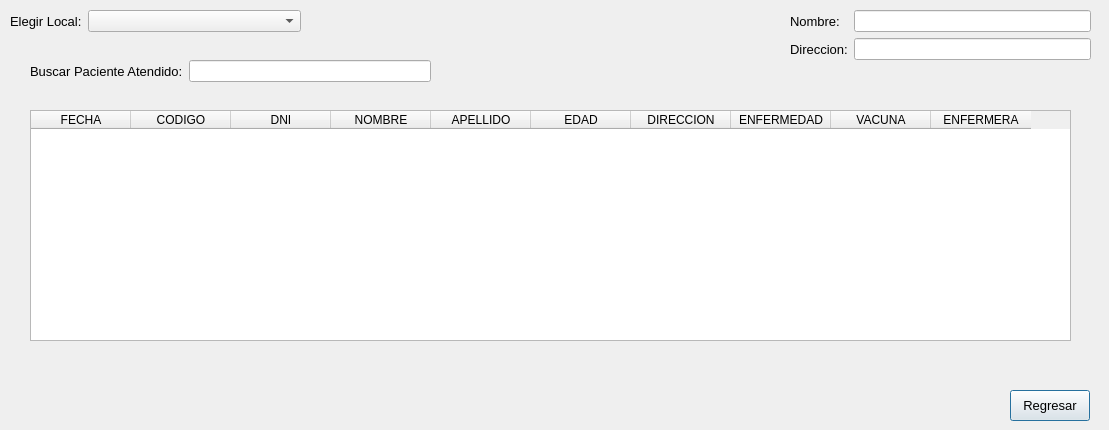
<?xml version="1.0" encoding="UTF-8"?>
<ui version="4.0">
 <class>gestionarAtendidos</class>
 <widget class="QDialog" name="gestionarAtendidos">
  <property name="geometry">
   <rect>
    <x>0</x>
    <y>0</y>
    <width>1109</width>
    <height>430</height>
   </rect>
  </property>
  <property name="windowTitle">
   <string>Reporte de Atendidos</string>
  </property>
  <widget class="QPushButton" name="regresarCmd">
   <property name="geometry">
    <rect>
     <x>1010</x>
     <y>390</y>
     <width>80</width>
     <height>31</height>
    </rect>
   </property>
   <property name="font">
    <font>
     <pointsize>10</pointsize>
    </font>
   </property>
   <property name="text">
    <string>Regresar</string>
   </property>
  </widget>
  <widget class="QTableWidget" name="listaAtendidosTwidget">
   <property name="geometry">
    <rect>
     <x>30</x>
     <y>110</y>
     <width>1041</width>
     <height>231</height>
    </rect>
   </property>
   <column>
    <property name="text">
     <string>FECHA</string>
    </property>
   </column>
   <column>
    <property name="text">
     <string>CODIGO</string>
    </property>
   </column>
   <column>
    <property name="text">
     <string>DNI</string>
    </property>
   </column>
   <column>
    <property name="text">
     <string>NOMBRE</string>
    </property>
   </column>
   <column>
    <property name="text">
     <string>APELLIDO</string>
    </property>
   </column>
   <column>
    <property name="text">
     <string>EDAD</string>
    </property>
   </column>
   <column>
    <property name="text">
     <string>DIRECCION</string>
    </property>
   </column>
   <column>
    <property name="text">
     <string>ENFERMEDAD</string>
    </property>
   </column>
   <column>
    <property name="text">
     <string>VACUNA</string>
    </property>
   </column>
   <column>
    <property name="text">
     <string>ENFERMERA</string>
    </property>
   </column>
  </widget>
  <widget class="QWidget" name="formLayoutWidget">
   <property name="geometry">
    <rect>
     <x>10</x>
     <y>10</y>
     <width>291</width>
     <height>31</height>
    </rect>
   </property>
   <layout class="QFormLayout" name="formLayout">
    <item row="0" column="0">
     <widget class="QLabel" name="label_2">
      <property name="font">
       <font>
        <pointsize>10</pointsize>
       </font>
      </property>
      <property name="text">
       <string>Elegir Local:</string>
      </property>
     </widget>
    </item>
    <item row="0" column="1">
     <widget class="QComboBox" name="elegirLocalCbox"/>
    </item>
   </layout>
  </widget>
  <widget class="QWidget" name="formLayoutWidget_2">
   <property name="geometry">
    <rect>
     <x>30</x>
     <y>60</y>
     <width>401</width>
     <height>31</height>
    </rect>
   </property>
   <layout class="QFormLayout" name="formLayout_2">
    <item row="0" column="0">
     <widget class="QLabel" name="label">
      <property name="font">
       <font>
        <pointsize>10</pointsize>
       </font>
      </property>
      <property name="text">
       <string>Buscar Paciente Atendido:</string>
      </property>
     </widget>
    </item>
    <item row="0" column="1">
     <widget class="QLineEdit" name="buscarAtendidoTxt">
      <property name="enabled">
       <bool>true</bool>
      </property>
     </widget>
    </item>
   </layout>
  </widget>
  <widget class="QWidget" name="formLayoutWidget_3">
   <property name="geometry">
    <rect>
     <x>790</x>
     <y>10</y>
     <width>301</width>
     <height>52</height>
    </rect>
   </property>
   <layout class="QFormLayout" name="formLayout_3">
    <item row="1" column="1">
     <widget class="QLineEdit" name="direccionLocalTxt">
      <property name="readOnly">
       <bool>true</bool>
      </property>
     </widget>
    </item>
    <item row="0" column="0">
     <widget class="QLabel" name="label_4">
      <property name="font">
       <font>
        <pointsize>10</pointsize>
       </font>
      </property>
      <property name="text">
       <string>Nombre:</string>
      </property>
     </widget>
    </item>
    <item row="0" column="1">
     <widget class="QLineEdit" name="nombreLocalTxt">
      <property name="readOnly">
       <bool>true</bool>
      </property>
     </widget>
    </item>
    <item row="1" column="0">
     <widget class="QLabel" name="label_3">
      <property name="font">
       <font>
        <pointsize>10</pointsize>
       </font>
      </property>
      <property name="text">
       <string>Direccion:</string>
      </property>
     </widget>
    </item>
   </layout>
  </widget>
 </widget>
 <resources/>
 <connections/>
</ui>
